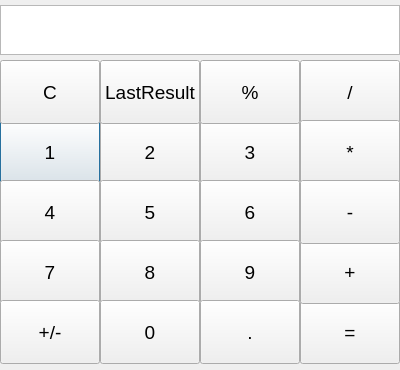
<?xml version="1.0" encoding="UTF-8"?>
<ui version="4.0">
 <class>Dialog</class>
 <widget class="QDialog" name="Dialog">
  <property name="geometry">
   <rect>
    <x>0</x>
    <y>0</y>
    <width>400</width>
    <height>370</height>
   </rect>
  </property>
  <property name="windowTitle">
   <string>Калькулятор-Бульбулятор</string>
  </property>
  <property name="styleSheet">
   <string notr="true">QPushButton	 {
	background-color: rgb(240, 240, 240);
}</string>
  </property>
  <widget class="QPushButton" name="button1">
   <property name="geometry">
    <rect>
     <x>0</x>
     <y>120</y>
     <width>100</width>
     <height>64</height>
    </rect>
   </property>
   <property name="font">
    <font>
     <pointsize>14</pointsize>
    </font>
   </property>
   <property name="text">
    <string>1</string>
   </property>
  </widget>
  <widget class="QPushButton" name="button2">
   <property name="geometry">
    <rect>
     <x>100</x>
     <y>120</y>
     <width>100</width>
     <height>64</height>
    </rect>
   </property>
   <property name="font">
    <font>
     <pointsize>14</pointsize>
    </font>
   </property>
   <property name="text">
    <string>2</string>
   </property>
  </widget>
  <widget class="QPushButton" name="button3">
   <property name="geometry">
    <rect>
     <x>200</x>
     <y>120</y>
     <width>100</width>
     <height>64</height>
    </rect>
   </property>
   <property name="font">
    <font>
     <pointsize>14</pointsize>
    </font>
   </property>
   <property name="text">
    <string>3</string>
   </property>
  </widget>
  <widget class="QPushButton" name="button6">
   <property name="geometry">
    <rect>
     <x>200</x>
     <y>180</y>
     <width>100</width>
     <height>64</height>
    </rect>
   </property>
   <property name="font">
    <font>
     <pointsize>14</pointsize>
    </font>
   </property>
   <property name="text">
    <string>6</string>
   </property>
  </widget>
  <widget class="QPushButton" name="button5">
   <property name="geometry">
    <rect>
     <x>100</x>
     <y>180</y>
     <width>100</width>
     <height>64</height>
    </rect>
   </property>
   <property name="font">
    <font>
     <pointsize>14</pointsize>
    </font>
   </property>
   <property name="text">
    <string>5</string>
   </property>
  </widget>
  <widget class="QPushButton" name="button4">
   <property name="geometry">
    <rect>
     <x>0</x>
     <y>180</y>
     <width>100</width>
     <height>64</height>
    </rect>
   </property>
   <property name="font">
    <font>
     <pointsize>14</pointsize>
    </font>
   </property>
   <property name="text">
    <string>4</string>
   </property>
  </widget>
  <widget class="QPushButton" name="button9">
   <property name="geometry">
    <rect>
     <x>200</x>
     <y>240</y>
     <width>100</width>
     <height>64</height>
    </rect>
   </property>
   <property name="font">
    <font>
     <pointsize>14</pointsize>
    </font>
   </property>
   <property name="text">
    <string>9</string>
   </property>
  </widget>
  <widget class="QPushButton" name="button8">
   <property name="geometry">
    <rect>
     <x>100</x>
     <y>240</y>
     <width>100</width>
     <height>64</height>
    </rect>
   </property>
   <property name="font">
    <font>
     <pointsize>14</pointsize>
    </font>
   </property>
   <property name="text">
    <string>8</string>
   </property>
  </widget>
  <widget class="QPushButton" name="button7">
   <property name="geometry">
    <rect>
     <x>0</x>
     <y>240</y>
     <width>100</width>
     <height>64</height>
    </rect>
   </property>
   <property name="font">
    <font>
     <pointsize>14</pointsize>
    </font>
   </property>
   <property name="text">
    <string>7</string>
   </property>
  </widget>
  <widget class="QPushButton" name="buttonFloat">
   <property name="geometry">
    <rect>
     <x>200</x>
     <y>300</y>
     <width>100</width>
     <height>64</height>
    </rect>
   </property>
   <property name="font">
    <font>
     <pointsize>14</pointsize>
    </font>
   </property>
   <property name="text">
    <string>.</string>
   </property>
  </widget>
  <widget class="QPushButton" name="button0">
   <property name="geometry">
    <rect>
     <x>100</x>
     <y>300</y>
     <width>100</width>
     <height>64</height>
    </rect>
   </property>
   <property name="font">
    <font>
     <pointsize>14</pointsize>
    </font>
   </property>
   <property name="text">
    <string>0</string>
   </property>
  </widget>
  <widget class="QPushButton" name="buttonPlusMinus">
   <property name="geometry">
    <rect>
     <x>0</x>
     <y>300</y>
     <width>100</width>
     <height>64</height>
    </rect>
   </property>
   <property name="font">
    <font>
     <pointsize>14</pointsize>
    </font>
   </property>
   <property name="text">
    <string>+/-</string>
   </property>
  </widget>
  <widget class="QTextEdit" name="resultTextEdit">
   <property name="geometry">
    <rect>
     <x>0</x>
     <y>5</y>
     <width>400</width>
     <height>50</height>
    </rect>
   </property>
   <property name="font">
    <font>
     <pointsize>14</pointsize>
    </font>
   </property>
  </widget>
  <widget class="QPushButton" name="buttonMod">
   <property name="geometry">
    <rect>
     <x>200</x>
     <y>60</y>
     <width>100</width>
     <height>64</height>
    </rect>
   </property>
   <property name="font">
    <font>
     <pointsize>14</pointsize>
    </font>
   </property>
   <property name="text">
    <string>%</string>
   </property>
  </widget>
  <widget class="QPushButton" name="buttonLastResult">
   <property name="geometry">
    <rect>
     <x>100</x>
     <y>60</y>
     <width>100</width>
     <height>64</height>
    </rect>
   </property>
   <property name="font">
    <font>
     <pointsize>14</pointsize>
    </font>
   </property>
   <property name="text">
    <string>LastResult</string>
   </property>
  </widget>
  <widget class="QPushButton" name="buttonClear">
   <property name="geometry">
    <rect>
     <x>0</x>
     <y>60</y>
     <width>100</width>
     <height>64</height>
    </rect>
   </property>
   <property name="font">
    <font>
     <pointsize>14</pointsize>
    </font>
   </property>
   <property name="text">
    <string>C</string>
   </property>
  </widget>
  <widget class="QPushButton" name="buttonDiv">
   <property name="geometry">
    <rect>
     <x>300</x>
     <y>60</y>
     <width>100</width>
     <height>64</height>
    </rect>
   </property>
   <property name="font">
    <font>
     <pointsize>14</pointsize>
    </font>
   </property>
   <property name="text">
    <string>/</string>
   </property>
  </widget>
  <widget class="QPushButton" name="buttonResult">
   <property name="geometry">
    <rect>
     <x>300</x>
     <y>300</y>
     <width>100</width>
     <height>64</height>
    </rect>
   </property>
   <property name="font">
    <font>
     <pointsize>14</pointsize>
    </font>
   </property>
   <property name="text">
    <string>=</string>
   </property>
  </widget>
  <widget class="QPushButton" name="buttonPlus">
   <property name="geometry">
    <rect>
     <x>300</x>
     <y>240</y>
     <width>100</width>
     <height>64</height>
    </rect>
   </property>
   <property name="font">
    <font>
     <pointsize>14</pointsize>
    </font>
   </property>
   <property name="text">
    <string>+</string>
   </property>
  </widget>
  <widget class="QPushButton" name="buttonMulti">
   <property name="geometry">
    <rect>
     <x>300</x>
     <y>120</y>
     <width>100</width>
     <height>64</height>
    </rect>
   </property>
   <property name="font">
    <font>
     <pointsize>14</pointsize>
    </font>
   </property>
   <property name="text">
    <string>*</string>
   </property>
  </widget>
  <widget class="QPushButton" name="buttonMinus">
   <property name="geometry">
    <rect>
     <x>300</x>
     <y>180</y>
     <width>100</width>
     <height>64</height>
    </rect>
   </property>
   <property name="font">
    <font>
     <pointsize>14</pointsize>
    </font>
   </property>
   <property name="text">
    <string>-</string>
   </property>
  </widget>
 </widget>
 <resources/>
 <connections/>
</ui>
